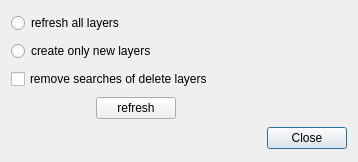
<?xml version="1.0" encoding="UTF-8"?>
<ui version="4.0">
 <class>Dialog</class>
 <widget class="QDialog" name="Dialog">
  <property name="geometry">
   <rect>
    <x>0</x>
    <y>0</y>
    <width>358</width>
    <height>162</height>
   </rect>
  </property>
  <property name="windowTitle">
   <string>Dialog</string>
  </property>
  <layout class="QGridLayout" name="gridLayout">
   <item row="5" column="3">
    <widget class="QDialogButtonBox" name="buttonBox">
     <property name="orientation">
      <enum>Qt::Horizontal</enum>
     </property>
     <property name="standardButtons">
      <set>QDialogButtonBox::Close</set>
     </property>
    </widget>
   </item>
   <item row="4" column="1">
    <widget class="QPushButton" name="pushButton">
     <property name="text">
      <string>refresh</string>
     </property>
    </widget>
   </item>
   <item row="4" column="2">
    <spacer name="horizontalSpacer">
     <property name="orientation">
      <enum>Qt::Horizontal</enum>
     </property>
     <property name="sizeHint" stdset="0">
      <size>
       <width>40</width>
       <height>20</height>
      </size>
     </property>
    </spacer>
   </item>
   <item row="4" column="0">
    <spacer name="horizontalSpacer_2">
     <property name="orientation">
      <enum>Qt::Horizontal</enum>
     </property>
     <property name="sizeHint" stdset="0">
      <size>
       <width>40</width>
       <height>20</height>
      </size>
     </property>
    </spacer>
   </item>
   <item row="3" column="0" colspan="3">
    <widget class="QCheckBox" name="checkBox">
     <property name="text">
      <string>remove searches of delete layers</string>
     </property>
    </widget>
   </item>
   <item row="2" column="0" colspan="3">
    <widget class="QRadioButton" name="radioButton_2">
     <property name="text">
      <string>create only new layers</string>
     </property>
     <attribute name="buttonGroup">
      <string notr="true">buttonGroup</string>
     </attribute>
    </widget>
   </item>
   <item row="0" column="0" colspan="3">
    <widget class="QRadioButton" name="radioButton">
     <property name="text">
      <string>refresh all layers</string>
     </property>
     <attribute name="buttonGroup">
      <string notr="true">buttonGroup</string>
     </attribute>
    </widget>
   </item>
  </layout>
 </widget>
 <resources/>
 <connections>
  <connection>
   <sender>buttonBox</sender>
   <signal>accepted()</signal>
   <receiver>Dialog</receiver>
   <slot>accept()</slot>
   <hints>
    <hint type="sourcelabel">
     <x>248</x>
     <y>254</y>
    </hint>
    <hint type="destinationlabel">
     <x>157</x>
     <y>274</y>
    </hint>
   </hints>
  </connection>
  <connection>
   <sender>buttonBox</sender>
   <signal>rejected()</signal>
   <receiver>Dialog</receiver>
   <slot>reject()</slot>
   <hints>
    <hint type="sourcelabel">
     <x>316</x>
     <y>260</y>
    </hint>
    <hint type="destinationlabel">
     <x>286</x>
     <y>274</y>
    </hint>
   </hints>
  </connection>
 </connections>
 <buttongroups>
  <buttongroup name="buttonGroup"/>
 </buttongroups>
</ui>
